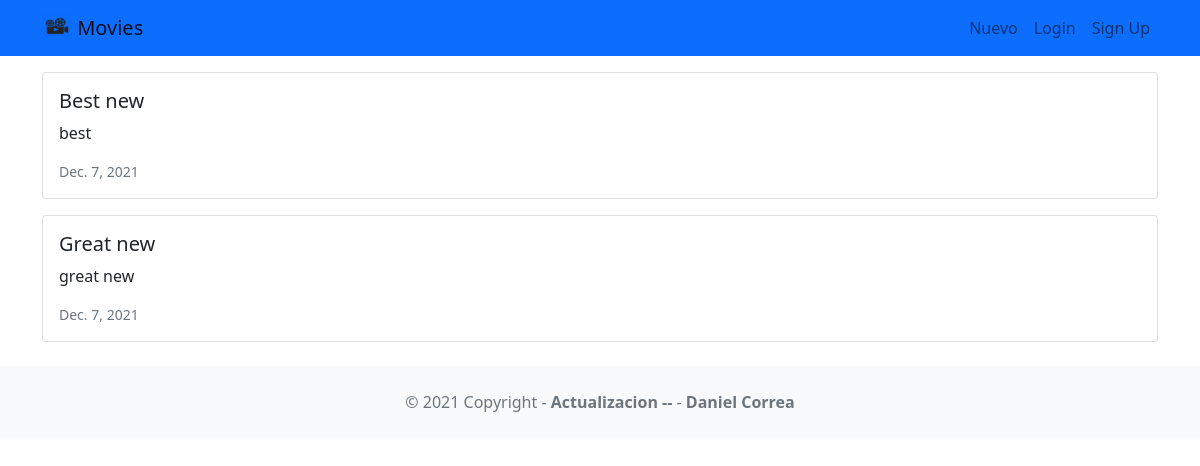
Page /news/ on the committed database.
### news/models.py (models this page shows, shortened)
class News(models.Model):
    headline = models.CharField(max_length=200)
    body = models.TextField()
    date = models.DateField()

### news/views.py (the view)
# urls.py: path('news/', include('news.urls')),
def news(request):
    newss = News.objects.all().order_by('-date')
    return render(request, 'news.html', {'newss':newss})

### news/templates/news.html
{% extends 'base.html' %}
{% block content %}
{% for news in newss %}
<div class="card mb-3">
  <div class="row g-0">
    <div>
      <div class="card-body">
        <h5 class="card-title">{{ news.headline }}</h5>
        <p class="card-text">{{ news.body }}</p>
        <p class="card-text">
          <small class="text-muted">{{ news.date }}</small>
        </p>
      </div>
    </div>
  </div>
</div>
{% endfor %}
{% endblock content %}

### rows in the picture
News: headline "Best new", body "best", date "Dec. 7, 2021"
News: headline "Great new", body "great new", date "Dec. 7, 2021"
